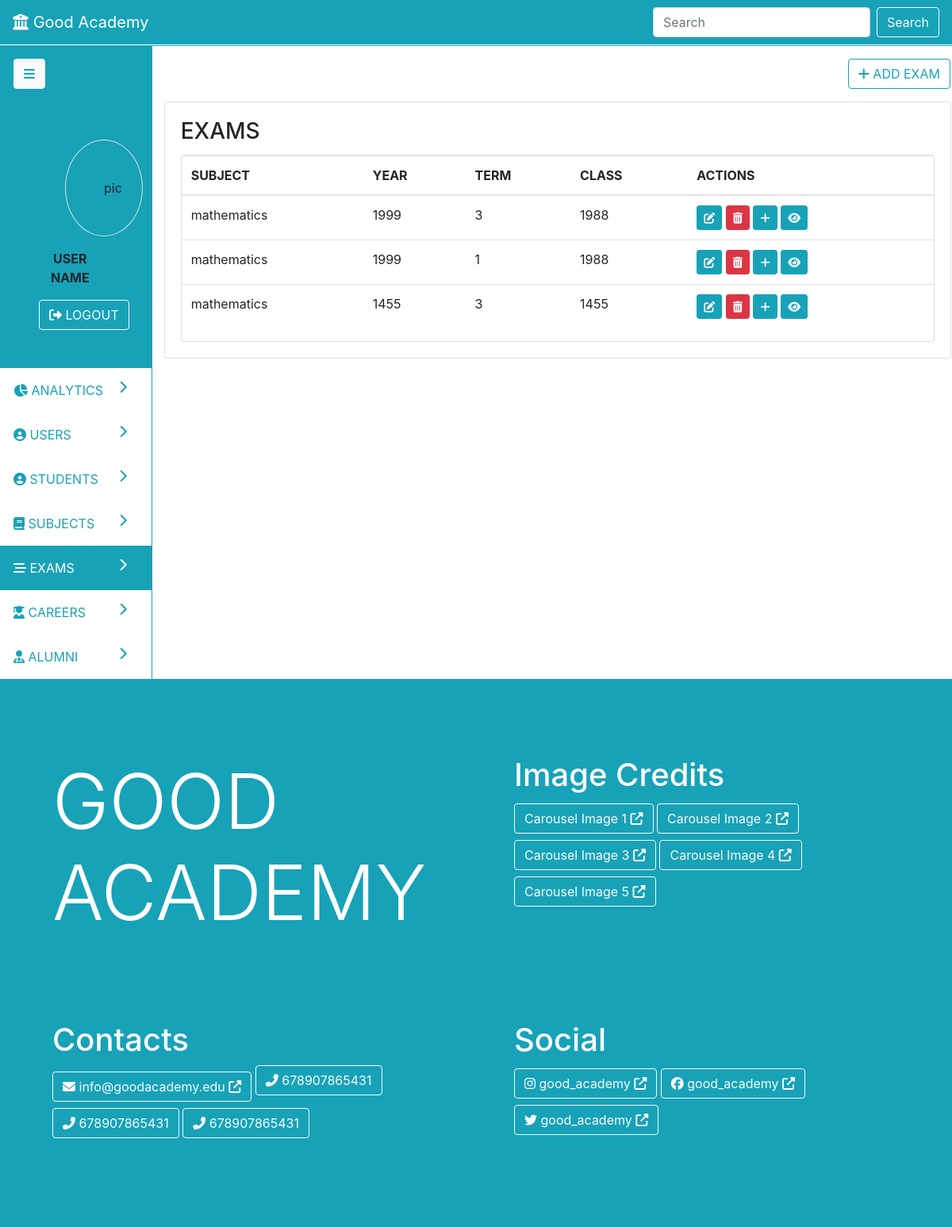
The app's page /exams, older data.
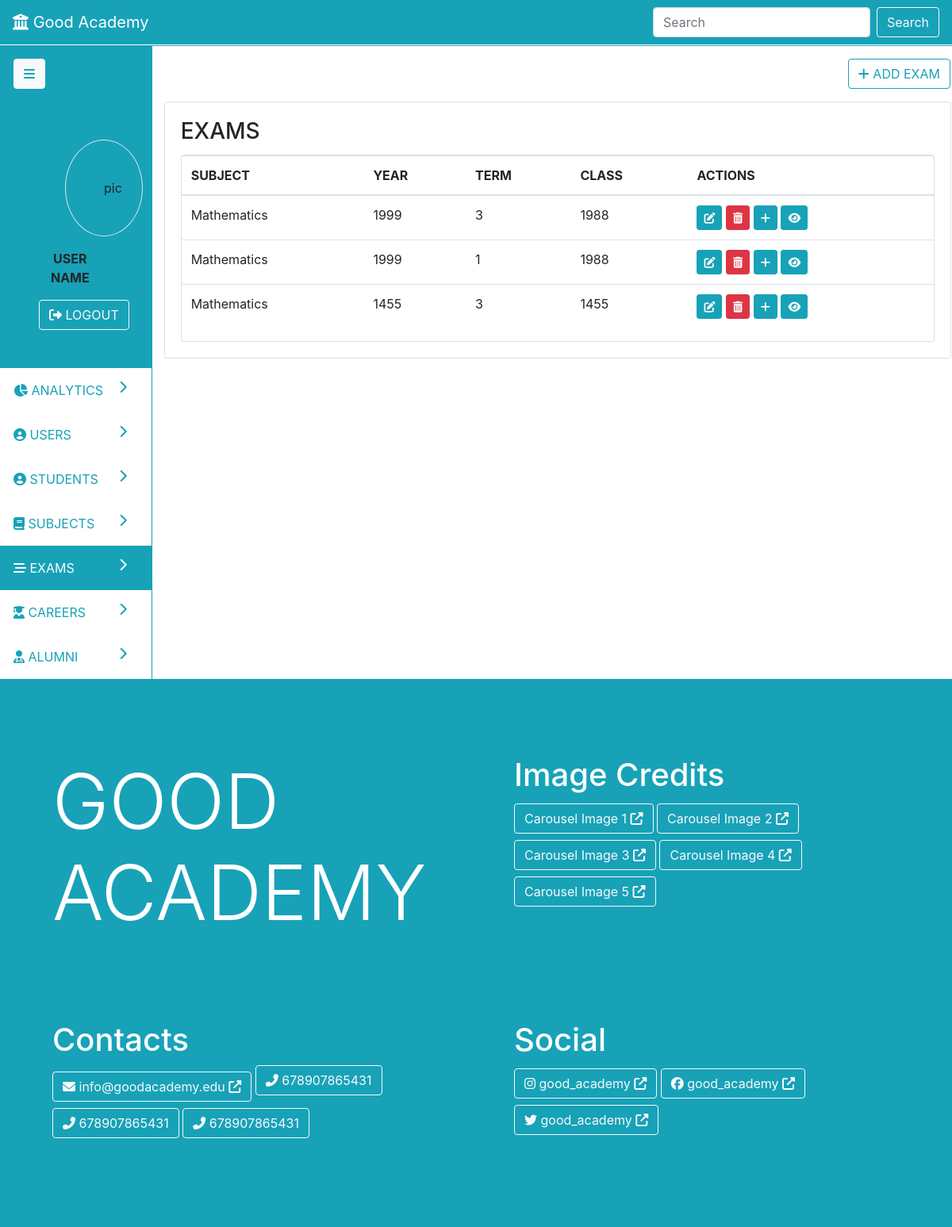
The same page, newer data.
### parent/models.py (models this page shows, shortened)
class Subject(db.Model):
	id = db.Column(db.Integer, primary_key=True)
	name = db.Column(db.String(19), nullable=False)
	categories = db.relationship('Category', backref='subject', lazy=True)
	exams = db.relationship('Exam', backref='subject', lazy=True)

### parent/routes.py (the view)
@app.route('/exams', methods=['POST', 'GET'])
def exams():
	exams = Exam.query.all()
	return render_template('admin/exams.html', nav='dash', exams=exams, page='exams', action='read')

### parent/templates/admin/exams.html (shortened to what this page needs)
{% extends 'admin-dash.html' %}
{% block pagedata %}
{% if action=='create' %}
<div class="row">
	<div class="col p-3">
		<a class="btn float-right btn-outline-info mr-3" href="{{ url_for('exams') }}"><i class="fas fa-list"></i> VIEW EXAMS</a>
	</div>
</div>
<div class="card p-3">
	<div class="card-body text-primary">
		<h1 class="card-title text-info">Add New Exam</h1>
	</div>
	<form class="card" method="post">
		{{ form.hidden_tag() }}
		<div class="card-body">
			<fieldset>
				<div class="form-group">
					{{ form.year.label(class='form-control-label') }}
					{% if form.year.errors %}
						{{ form.year(class='form-control is-invalid')}}
						<div class="invalid-feedback">
							{% for error in form.year.errors %}
								<span>{{ error }}</span>
							{% endfor %}
						</div>
					{% else%}
						{{ form.year(class='form-control') }}
					{% endif %}
				</div>
				<div class="form-group">
					{{ form.term.label(class='form-control-label') }}
					{% if form.term.errors %}
						{{ form.term(class='form-control is-invalid')}}
						<div class="invalid-feedback">
							{% for error in form.term.errors %}
								<span>{{ error }}</span>
							{% endfor %}
						</div>
					{% else%}
						{{ form.term(class='form-control') }}
					{% endif %}
				</div>
				<div class="form-group">
					{{ form.group.label(class='form-control-label') }}
					{% if form.group.errors %}
						{{ form.group(class='form-control is-invalid')}}
						<div class="invalid-feedback">
							{% for error in form.group.errors %}
								<span>{{ error }}</span>
							{% endfor %}
						</div>
					{% else%}
						{{ form.group(class='form-control') }}
					{% endif %}
				</div>
				<div class="form-group">
					{{ form.subject.label(class='form-control-label') }}
					{% if form.subject.errors %}
						{{ form.subject(class='form-control is-invalid')}}
						<div class="invalid-feedback">
							{% for error in form.subject.errors %}
								<span>{{ error }}</span>
							{% endfor %}
						</div>
					{% else%}
						{{ form.subject(class='form-control') }}
					{% endif %}
				</div>
			</fieldset>
			<div>
				{{ form.submit(class='btn btn-info')}}
			</div>
			</div>
		</div>
	</form>
</div>
{% elif action=='read' %}
<div class="row">
	<div class="col p-3">
		<a class="btn float-right btn-outline-info" href="{{ url_for('create_exam') }}"><i class="fas fa-plus"></i> ADD EXAM</a>
	</div>
</div>
<div class="card">
	<div class="card-body">
		<h3 class="card-title">EXAMS</h3>
		<div class="card">
			<div class="table-responsive">
				<table class="table table-hover">
					<thead>
						<tr>
							<th>SUBJECT</th><th>YEAR</th><th>TERM</th><th>CLASS</th><th>ACTIONS</th>
						</tr>
					</thead>
					<tbody>
						{% for exam in exams %}
						<tr>
							<td>{% print(exam.subject.name) %}</td>
							<td>{% print(exam.year) %}</td>
							<td>{% print(exam.term) %}</td>
							<td>{% print(exam.group.name) %}</td>
							<td>
								<a href="{{ url_for('update_exam', id=exam.id) }}" class="btn btn-sm btn-info" data-toggle="tooltip" data-placement="top" title="EDIT"><i class="fas fa-edit"></i></a>
								<a href="{{ url_for('delete_exam', id=exam.id) }}" class="btn btn-sm btn-danger" data-toggle="tooltip" data-placement="top" title="DELETE"><i class="fas fa-trash-alt"></i></a>
								<a href="questions/create/{{ exam.id }}" class="btn btn-sm btn-info" data-toggle="tooltip" data-placement="top" title="ADD QUESTIONS"><i class="fas fa-plus "></i></a>
								<a href="exams/view/{{ exam.id }}" class="btn btn-sm btn-info" data-toggle="tooltip" data-placement="top" title="MORE INFO"><i class="fas fa-eye "></i></a>
							</td>
						</tr>
						{% endfor %}
					</tbody>
				</table>
			</div>
		</div>
	</div>
</div>
{% endif %}
{% endblock %}

Row changes from the older to the newer data that the page shows:
changed Subject: name "mathematics" → "Mathematics"
